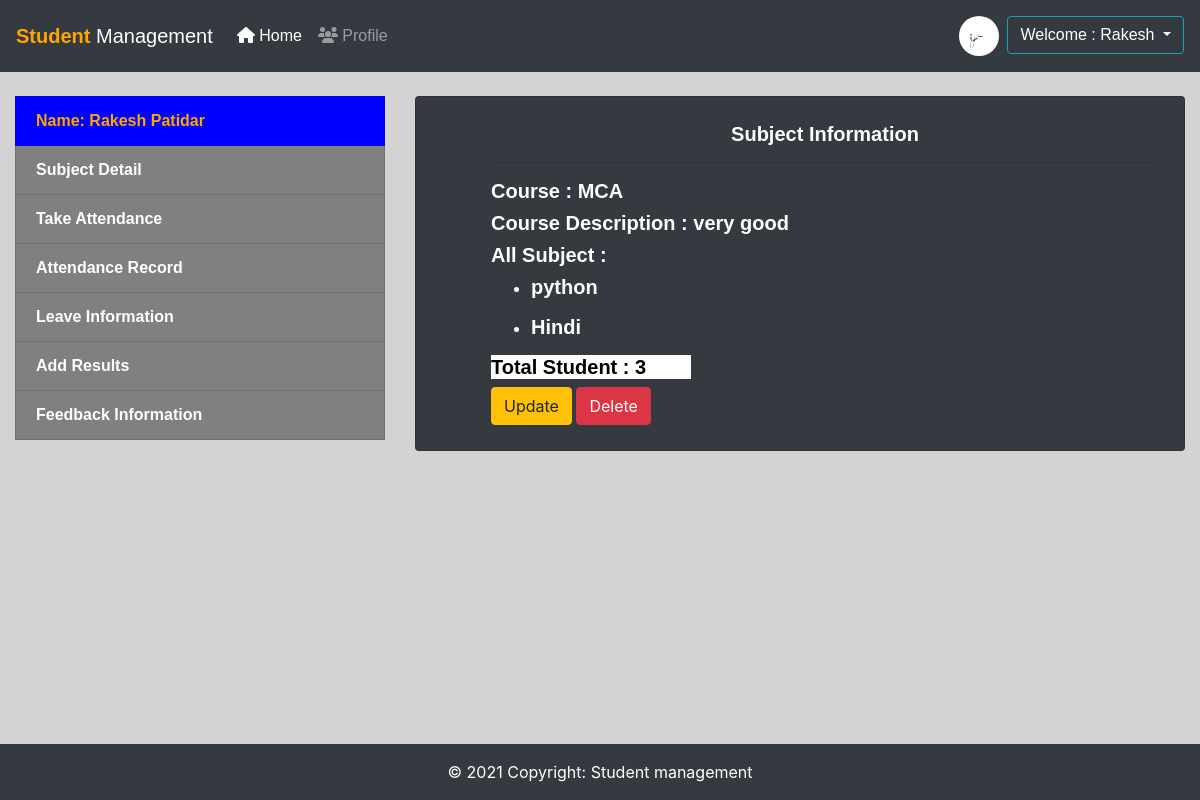
The page /management/teacher-subject-detail (signed in) on the database its author committed.
### management/models.py (models this page shows, shortened)
class UserProfile(models.Model):
	GENDER = (
			('male','male'),
			('female','female'),
		)
	ROLE_CHOICE = (
			('student','student'),
			('teacher','teacher'),
		)
	role = models.CharField(max_length=10, choices=ROLE_CHOICE,null=True)
	user = models.OneToOneField(User,on_delete=models.CASCADE,null=True)
	gender = models.CharField(max_length=10,choices=GENDER,null=True)
	phone = models.CharField(max_length=20,null=True)
	street = models.CharField(max_length=200,null=True)
	city = models.CharField(max_length=200,null=True)
	state = models.CharField(max_length=200,null=True)
	pin_code = models.IntegerField(null=True)
	image = models.ImageField(upload_to='uploads/student_images',null=True)

class Registration(models.Model):
	course = models.ForeignKey(Course,on_delete=models.CASCADE)
	subjects = models.ManyToManyField(Subject)
	class Meta:
		abstract = True

class Teacher(Registration):
	user = models.OneToOneField(User,on_delete=models.CASCADE)
	students = models.ManyToManyField(Student,through='TeacherStudent')

class Course(models.Model):
	name = models.CharField(max_length=200)
	description = models.CharField(max_length=500)
	fees = models.IntegerField()
	duration = models.CharField(max_length=200)
	def __str__(self):
		return self.name

class Subject(models.Model):
	name = models.CharField(max_length=200)
	description = models.CharField(max_length=500)
	course = models.ForeignKey(Course,on_delete=models.CASCADE)
	def __str__(self):
		return self.name

### management/views.py (the view)
# urls.py: path('teacher-subject-detail',teacher_subject_detail,name='teacher-subject-detail'),
@login_required(login_url='/management/login/')
def teacher_subject_detail(request):
	teacher = request.user.teacher
	total_student = teacher.students.count()
	context = {
		'total_student':total_student,
		'subject_detail':teacher
	}
	return render(request,'management/teacher_subject_detail.html',context)

### management/templates/management/teacher_subject_detail.html (shortened to what this page needs)
{% extends "management/base.html" %}
{% block content %}
	<div class="container-fluid">
		<div class="row">
			<div class="col-md-4">
				{% include 'management/sidebar.html'%}
			</div>
			<div class="col-md-8">
				<div class="card bg-dark">
					<div class="card-body " style="color: white;">
						<div class="main">
						<h5 class="text-center">Subject Information</h5><hr>
						<h5>Course : {{subject_detail.course}}</h5>
						<h5>Course Description : {{subject_detail.course.description}}</h5>
						<h5>All Subject :</h5>
							{% for subject in subject_detail.subjects.all%}
								<ul>
									<li><h5>{{subject}}</h5></li>
								</ul>
							{% endfor %}
						<h5 style="color:black;background: white;width: 200px;"><b>Total Student : {{total_student}}</b></h5>
						<a href="/management/update-subject-registration"><button class="btn btn-warning">Update</button></a>
						<button type="button" class="btn btn-danger" data-toggle="modal" data-target="#myModal">Delete</button>
					</div>
					</div>
				</div>
			</div>
		</div>
	</div>
{% endblock %}

### management/templates/management/base.html (shortened to what this page needs)
<!doctype html>
<html lang="en">
{% load static %}
	<head>
  	<link rel="stylesheet" type="text/css" href="{% static 'css/bootstrap.min.css' %}">
  	<link rel="stylesheet" type="text/css" href="{% static 'css/all.min.css' %}">
		<link rel="stylesheet" type="text/css" href="{% static 'css/style.css' %}">
	</head>
	<body style="background-color: lightgray">
		<nav class="navbar navbar-expand-lg navbar-dark bg-dark " style="position: fixed;z-index: 1;top: 0;right: 0">
  			<a style="font-family: sans-serif;" class="navbar-brand" href="/management/"><b style="color: orange">Student</b> Management</a>
				<div class="collapse navbar-collapse" id="navbarSupportedContent">
					<ul class="navbar-nav mr-auto">
						<li class="nav-item">
						<a class="nav-link active" aria-current="page" href="/management/"><i class="fas fa-home"></i> Home</a>
						</li>
						{% if user.is_authenticated %}
							<li class="nav-item"><a class="nav-link" href="/management/user-profile"><i class="fas fa-users"></i> Profile</a></li>
						{% endif %}
					</ul>
					<ul class="navbar-nav ml-auto mb-2 mb-lg-0">
						{% if user.is_authenticated %}
							<br>
							<li class="nav-link">
								{% if request.user.userprofile.image %}
									<img  src="{{user.userprofile.image.url}}" class="img-fluid rounded-circle mx-auto d-block" alt="..." style="height: 40px; width: 40px"></li>
								{% endif %}
							<div class="dropdown">
  							<button type="button" class="btn btn-info dropdown-toggle bg-dark" style="margin-top: 8px;" data-toggle="dropdown">
  							Welcome : {{user.first_name}}
  							</button>
							</div>
						{% else %}
						<li><a class="nav-link" href="/management/signup"><i class="fas fa-user-plus"></i> SignUp</a></li>
						<li><a class="nav-link" href="/management/login"><i class="fas fa-sign-in-alt"></i> Login</a></li>
						{%endif%}
					</ul>
				</div>
		</nav>
		<br><br><br><br>
		{% block content %}
		{% endblock %}
<br><br>
<footer class=" text-center text-white bg-dark">
  <div class="text-center p-3">
    © 2021 Copyright:
    <a class="text-white" href="https://mdbootstrap.com/">Student management</a>
  </div>
</footer>
	</body>
</html>

### management/templates/management/sidebar.html (shortened to what this page needs)
<div class=" sidebar">
  <a href="/management/user-profile" class="list-group-item list-group-item-action" style="color:orange;background: blue"><b>Name: {{request.user.first_name|capfirst}} {{request.user.last_name|capfirst}}</b></a>
    {% if request.user.teacher%}
  		<a href="/management/teacher-subject-detail" class="list-group-item list-group-item-action">Subject Detail</a>
      <a href="/management/take-attendance" class="list-group-item list-group-item-action">Take Attendance </a>
      <a href="/management/attendance-record" class="list-group-item list-group-item-action">Attendance Record </a>
      <a href="/management/leave-information" class="list-group-item list-group-item-action">Leave Information</a>
      <a href="/management/add-result" class="list-group-item list-group-item-action">Add Results</a>
    {% else %}
      {% if request.user.userprofile.role == "teacher" %}
        <a href="/management/teacher-subject-registration" class="list-group-item list-group-item-action">Subject Registration</a>
      {% endif %}
    {% endif %}
    <a href="/management/feedback-information" class="list-group-item list-group-item-action">Feedback Information</a>
</div>
<br>

### management/static/css/style.css (style rules this page uses)
h5 { font-weight: bold; font-family: sans-serif; }
.main { height:auto; margin-left: 50px; padding: 5px; }

### management/templates/management/base.html (style rules this page uses)
.navbar { top: 0; width: 100%; background-color: black; color: white; text-align: center; font-family: sans-serif; }
footer { position: fixed; left: 0; bottom: 0; width: 100%; color: white; text-align: center; }

### management/templates/management/sidebar.html (style rules this page uses)
.sidebar a { color: white; background: gray; font-weight: bold; font-family: sans-serif; }

### rows shown on the page
Teacher: course "MCA", course.description "very good"
Subject: name "python"
Subject: name "Hindi"

### other values the page prints
{{ user.first_name }} "Rakesh"
{{ request.user.first_name|capfirst }} "Rakesh"
{{ request.user.last_name|capfirst }} "Patidar"
{{ total_student }} "3"
